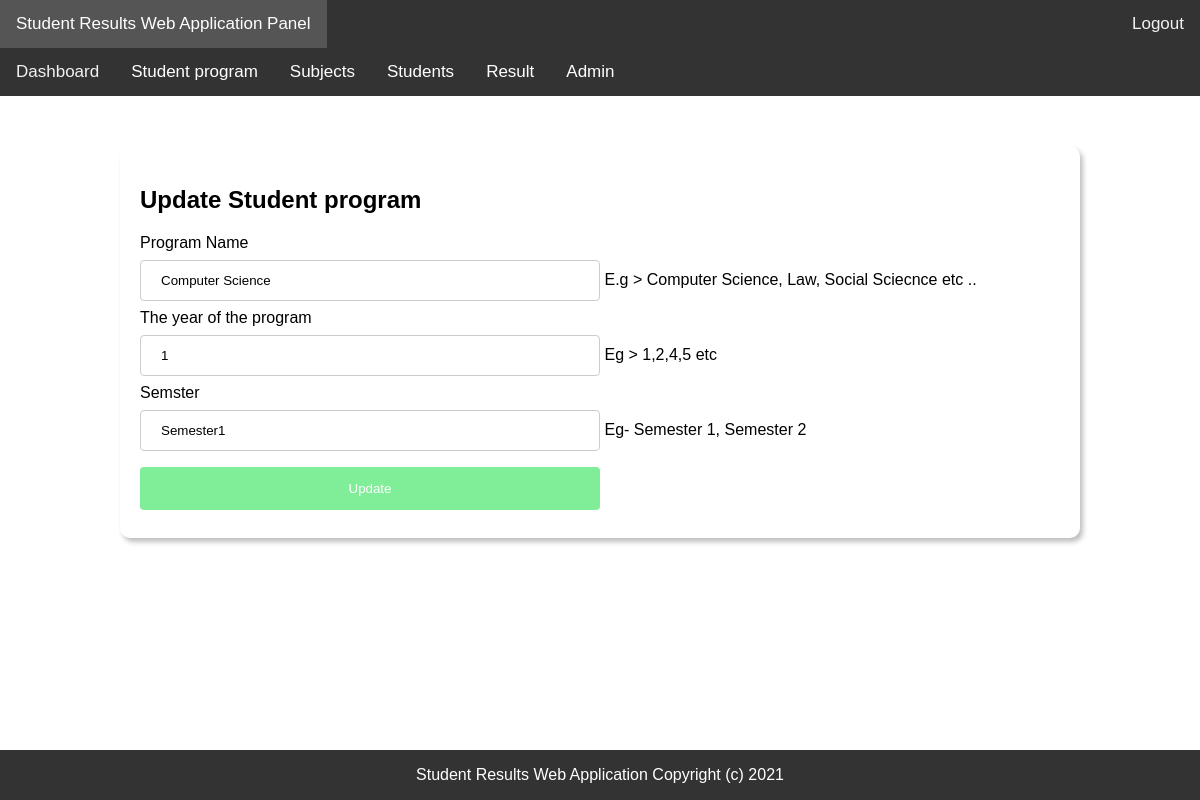
Page /edit-class.php?classid=1 on the committed database.
### tables this page shows
CREATE TABLE IF NOT EXISTS `tblclasses` (
  `id` int(11) NOT NULL AUTO_INCREMENT,
  `ClassName` varchar(255) DEFAULT NULL,
  `ClassNameNumeric` int(10) NOT NULL,
  `Section` varchar(50) NOT NULL,
  PRIMARY KEY (`id`)
);

### edit-class.php (the view, shortened to what this page needs)
<?php
include('includes/config.php');
if (strlen($_SESSION['alogin']) == "") {
    header("Location: index.php");
} else {
?>
    <!DOCTYPE html>
    <html lang="en">
    <head>
        <link rel="stylesheet" href="css/custom.css?v=<?php echo time(); ?>" media="screen">
    </head>
    <body>
        <div>
            <?php include('includes/topbar.php'); ?>
            <?php include('includes/leftbar.php'); ?>
        </div>
        <div class="main-page">
            <h2 class="title">Update Student program</h2>
                <form method="post">
                    <?php
                    $cid = intval($_GET['classid']);
                    $sql = "SELECT * from tblclasses where id=:cid";
                    $query = $dbh->prepare($sql);
                    $query->bindParam(':cid', $cid, PDO::PARAM_STR);
                    $query->execute();
                    $results = $query->fetchAll(PDO::FETCH_OBJ);
                    if ($query->rowCount() > 0) {
                        foreach ($results as $result) {   ?>
                            <div>
                                <label for="success" class="control-label">Program Name</label>
                                <div class="">
                                    <input type="text" name="classname" value="<?php echo htmlentities($result->ClassName); ?>" required="required" class="form-control" id="success">
                                    <span class="help-block">E.g > Computer Science, Law, Social Sciecnce etc ..</span>
                                </div>
                            </div>
                            <div class="form-group has-success">
                                <label for="success" class="control-label">The year of the program</label>
                                <div class="">
                                    <input type="number" name="classnamenumeric" value="<?php echo htmlentities($result->ClassNameNumeric); ?>" required="required" class="form-control" id="success">
                                    <span class="help-block">Eg > 1,2,4,5 etc</span>
                                </div>
                            </div>
                            <div class="form-group has-success">
                                <label for="success" class="control-label">Semster</label>
                                <div class="">
                                    <input type="text" name="section" value="<?php echo htmlentities($result->Section); ?>" class="form-control" required="required" id="success">
                                    <span class="help-block">Eg- Semester 1, Semester 2</span>
                                </div>
                            </div>
                    <?php }
                    } ?>
                    <div class="form-group has-success">
                        <div class="">
                            <button type="submit" name="update" class="btn btn-success btn-labeled">Update<span class="btn-label btn-label-right"><i class="fa fa-check"></i></span></button>
                        </div>
                </form>
        </div>
        <?php include('includes/footer.php'); ?>
    </body>
    </html>
<?php  } ?>

### css/custom.css (style rules this page uses)
*, *::before, *::after { box-sizing: border-box; }
body { margin:0; font-family: Verdana, Arial, Tahoma, Serif; }
.main-page { width: 80%; margin:0 auto; margin-top: 50px; padding:20px; box-shadow: 3px 4px 5px rgba(0,0,0,0.25); border-radius:10px; height: auto; margin-bottom: 200px; }

### edit-class.php (style rules this page uses)
input, select { width: 50%; padding: 12px 20px; margin: 8px 0; display: inline-block; border: 1px solid #ccc; border-radius: 4px; box-sizing: border-box; }
.main-page button { width: 50%; background-color: #80ED99; color: white; padding: 14px 20px; margin: 8px 0; border: none; border-radius: 4px; cursor: pointer; }

### rows in the picture
tblclasses: classname "Computer Science", classnamenumeric "1", section "Semester1"
